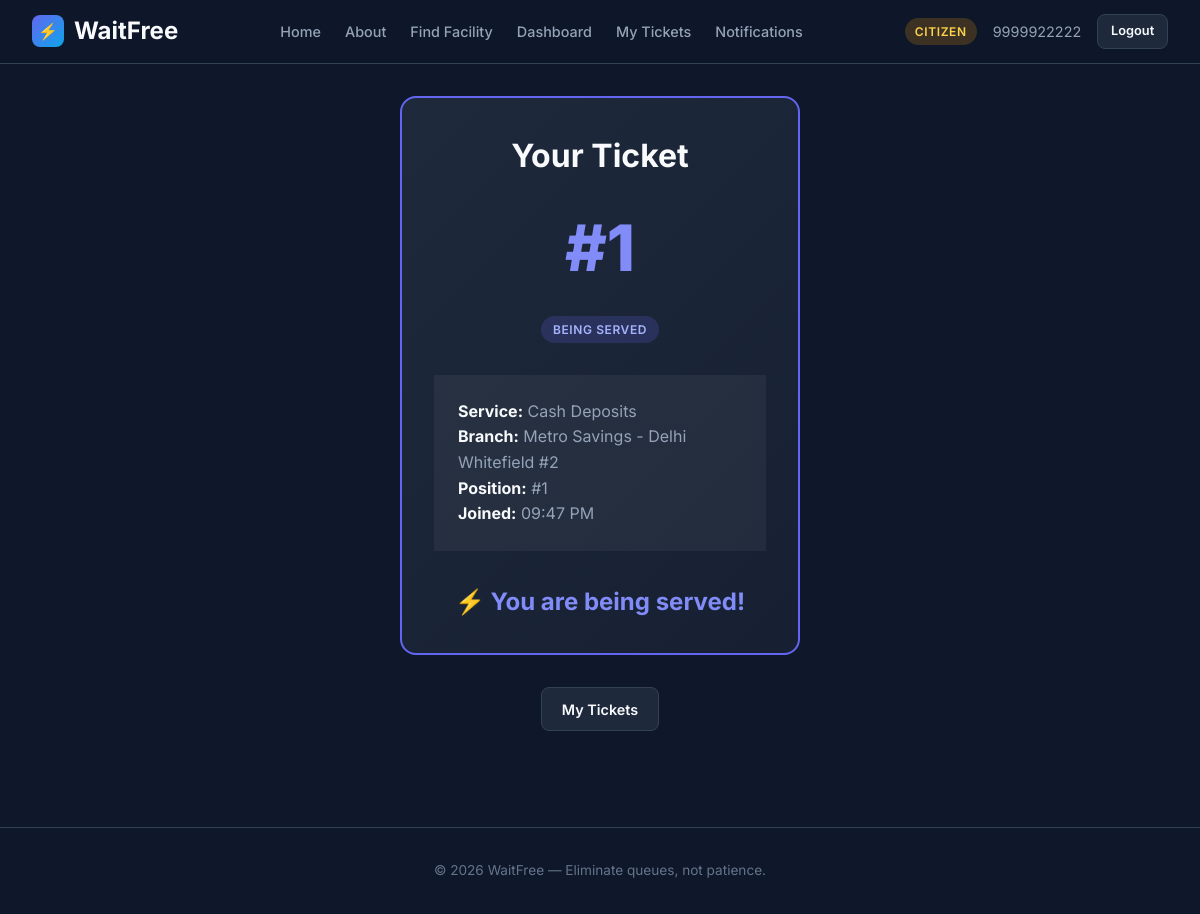
The app's page /queues/ticket/712/ (signed in) with its own data.
### accounts/models.py (models this page shows, shortened)
class User(AbstractUser):
    role = models.CharField(max_length=20, choices=ROLE_CHOICES, default=CITIZEN)
    mobile_number = models.CharField(max_length=15, blank=True, null=True, unique=True)
    organization = models.ForeignKey(
        'organizations.Organization',
        on_delete=models.SET_NULL,
        null=True,
        blank=True,
        related_name='users',
    )
    branch = models.ForeignKey(
        'facilities.Branch',
        on_delete=models.SET_NULL,
        null=True,
        blank=True,
        related_name='users',
    )
    class Meta:
        db_table = 'waitfree_user'

### queues/models.py (models this page shows, shortened)
class QueueTicket(models.Model):
    STATUS_CHOICES = [
        ('waiting', 'Waiting'),
        ('serving', 'Being Served'),
        ('served', 'Served'),
        ('no_show', 'No Show'),
    ]
    citizen = models.ForeignKey(
        settings.AUTH_USER_MODEL,
        on_delete=models.CASCADE,
        related_name='queue_tickets',
    )
    service = models.ForeignKey(
        'facilities.Service',
        on_delete=models.CASCADE,
        related_name='queue_tickets',
    )
    branch = models.ForeignKey(
        'facilities.Branch',
        on_delete=models.CASCADE,
        related_name='queue_tickets',
    )
    token_number = models.PositiveIntegerField()
    status = models.CharField(max_length=20, choices=STATUS_CHOICES, default='waiting')
    position = models.PositiveIntegerField(default=0)
    estimated_wait_time = models.IntegerField(
        default=0,
        help_text='Estimated wait time in minutes',
    )
    joined_at = models.DateTimeField(auto_now_add=True)
    called_at = models.DateTimeField(null=True, blank=True)
    served_at = models.DateTimeField(null=True, blank=True)
    no_show_at = models.DateTimeField(null=True, blank=True)
    class Meta:
        db_table = 'waitfree_queue_ticket'
        ordering = ['joined_at']
        indexes = [
            models.Index(fields=['service', 'status', 'joined_at']),
            models.Index(fields=['branch', 'status']),
            models.Index(fields=['citizen', 'status']),
        ]

### facilities/models.py (models this page shows, shortened)
class Service(models.Model):
    name = models.CharField(max_length=255)
    branch = models.ForeignKey(
        Branch,
        on_delete=models.CASCADE,
        related_name='services',
    )
    description = models.TextField(blank=True)
    avg_service_time = models.PositiveIntegerField(
        default=10,
        help_text='Average service time in minutes',
    )
    is_active = models.BooleanField(default=True)
    created_at = models.DateTimeField(auto_now_add=True)
    updated_at = models.DateTimeField(auto_now=True)
    class Meta:
        db_table = 'waitfree_service'
        ordering = ['name']
        unique_together = ['name', 'branch']

class Branch(models.Model):
    name = models.CharField(max_length=255)
    organization = models.ForeignKey(
        'organizations.Organization',
        on_delete=models.CASCADE,
        related_name='branches',
    )
    address = models.TextField(blank=True)
    city = models.CharField(max_length=100, blank=True)
    is_active = models.BooleanField(default=True)
    created_at = models.DateTimeField(auto_now_add=True)
    updated_at = models.DateTimeField(auto_now=True)
    class Meta:
        db_table = 'waitfree_branch'
        ordering = ['name']
        verbose_name_plural = 'branches'

### queues/views.py (the view)
# urls.py: path('ticket/<int:ticket_id>/', views.QueueTicketView.as_view(), name='ticket'),
class QueueTicketView(CitizenRequiredMixin, View):
    def get(self, request, ticket_id):
        ticket = get_object_or_404(QueueTicket, id=ticket_id, citizen=request.user)
        return render(request, 'citizen/ticket.html', {'ticket': ticket})

### core/mixins.py (called while the page is built)
    def test_func(self):
        if not self.request.user.is_authenticated:
            return False
        return self.request.user.role in self.allowed_roles

### templates/citizen/ticket.html (shortened to what this page needs)
{% extends 'base.html' %}
{% block content %}
<div class="container-sm">
    <div class="ticket-card text-center">
        <h1>Your Ticket</h1>
        <div style="font-size:4rem;font-weight:800;color:var(--primary-light);margin:1rem 0;">#{{ ticket.token_number }}</div>
        <div class="status-badge status-{{ ticket.status }}">{{ ticket.get_status_display }}</div>
        <div class="ticket-info" style="margin-top:2rem;text-align:left;background:rgba(255,255,255,0.05);padding:1.5rem;border-radius:var(--radius-md);">
            <p><strong>Service:</strong> {{ ticket.service.name }}</p>
            <p><strong>Branch:</strong> {{ ticket.branch.name }}</p>
            <p><strong>Position:</strong> #{{ ticket.position }}</p>
            <p><strong>Joined:</strong> {{ ticket.joined_at|date:"h:i A" }}</p>
        </div>
        {% if ticket.status == 'waiting' %}
        <div style="margin-top:2rem;font-size:1.5rem;font-weight:700;color:var(--accent);">
            {% if ticket.estimated_wait_time > 0 %}~{{ ticket.estimated_wait_time }} min wait{% elif ticket.estimated_wait_time == -1 %}Queue Paused{% else %}Almost your turn!{% endif %}
        </div>
        {% elif ticket.status == 'serving' %}
        <div style="margin-top:2rem;font-size:1.5rem;font-weight:700;color:var(--primary-light);">⚡ You are being served!</div>
        {% endif %}
    </div>
    <div class="text-center" style="margin-top:2rem;">
        <a href="{% url 'queues:my_tickets' %}" class="btn btn-secondary">My Tickets</a>
    </div>
</div>
{% endblock %}

### templates/includes/navbar.html
<nav class="navbar">
    <a href="{% url 'landing' %}" class="navbar-brand">
        <span class="logo">⚡</span>
        WaitFree
    </a>
    <ul class="navbar-links">
        <li><a href="{% url 'landing' %}">Home</a></li>
        <li><a href="{% url 'about' %}">About</a></li>
        <li><a href="{% url 'facilities:facility_search' %}">Find Facility</a></li>
        {% if user.is_authenticated %}
        <li><a href="{% url 'dashboard:router' %}">Dashboard</a></li>
        {% if user.role == 'citizen' %}
        <li><a href="{% url 'queues:my_tickets' %}">My Tickets</a></li>
        <li><a href="{% url 'notifications:citizen_notifications' %}">Notifications</a></li>
        {% endif %}
        {% endif %}
    </ul>
    <div class="navbar-user">
        {% if user.is_authenticated %}
        <span class="role-badge badge-{{ user.role }}">{{ user.get_role_display }}</span>
        <span style="color: var(--text-secondary); font-size: 0.9rem;">
            {% if user.role == 'citizen' %}
            {{ user.mobile_number }}
            {% else %}
            {{ user.username }}
            {% endif %}
        </span>
        <a href="{% url 'accounts:logout' %}" class="btn btn-secondary btn-sm">Logout</a>
        {% else %}
        <a href="{% url 'accounts:login' %}" class="btn btn-primary btn-sm">Login</a>
        <a href="{% url 'accounts:org_register' %}" class="btn btn-secondary btn-sm">Register Org</a>
        {% endif %}
    </div>
</nav>

### static/css/style.css (style rules this page uses)
:root { --primary: #6366f1; --primary-dark: #4f46e5; --primary-light: #818cf8; --secondary: #0ea5e9; --secondary-dark: #0284c7; --accent: #f59e0b; --success: #10b981; --danger: #ef4444; --warning: #f59e0b; --info: #06b6d4; --bg-dark: #0f172a; --bg-card: #1e293b; --bg-card-hover: #334155; --bg-surface: #162032; --text-primary: #f8fafc; --text-secondary: #94a3b8; --text-muted: #64748b; --border: #334155; --border-light: #475569; --shadow: rgba(0, 0, 0, 0.3); --radius: 12px; --radius-sm: 8px; --radius-lg: 16px; --transition: all 0.2s ease; --font: 'Inter', -apple-system, BlinkMacSystemFont, sans-serif; }
*, *::before, *::after { box-sizing: border-box; margin: 0; padding: 0; }
body { font-family: var(--font); background: var(--bg-dark); color: var(--text-primary); line-height: 1.6; min-height: 100vh; }
a { color: var(--primary-light); text-decoration: none; transition: var(--transition); }
.navbar { background: rgba(15, 23, 42, 0.95); backdrop-filter: blur(20px); border-bottom: 1px solid var(--border); padding: 0 2rem; position: sticky; top: 0; z-index: 1000; display: flex; align-items: center; justify-content: space-between; height: 64px; }
.navbar-brand { display: flex; align-items: center; gap: 10px; font-size: 1.5rem; font-weight: 700; color: var(--text-primary); }
.navbar-brand .logo { width: 32px; height: 32px; background: linear-gradient(135deg, var(--primary), var(--secondary)); border-radius: 8px; display: flex; align-items: center; justify-content: center; font-size: 1rem; }
.navbar-links { display: flex; align-items: center; gap: 1.5rem; list-style: none; }
.navbar-links a { color: var(--text-secondary); font-size: 0.9rem; font-weight: 500; padding: 0.5rem 0; border-bottom: 2px solid transparent; transition: var(--transition); }
.navbar-user { display: flex; align-items: center; gap: 1rem; }
.navbar-user .role-badge { font-size: 0.75rem; font-weight: 600; padding: 4px 10px; border-radius: 20px; text-transform: uppercase; letter-spacing: 0.05em; }
.badge-citizen { background: rgba(245, 158, 11, 0.2); color: #fcd34d; }
.container-sm { max-width: 600px; margin: 0 auto; padding: 2rem; }
.btn { display: inline-flex; align-items: center; justify-content: center; gap: 0.5rem; padding: 0.6rem 1.25rem; border: none; border-radius: var(--radius-sm); font-size: 0.9rem; font-weight: 600; cursor: pointer; transition: var(--transition); text-decoration: none; font-family: var(--font); }
.btn-secondary { background: var(--bg-card); color: var(--text-primary); border: 1px solid var(--border); }
.btn-sm { padding: 0.4rem 0.8rem; font-size: 0.8rem; }
.status-badge { display: inline-flex; align-items: center; gap: 0.35rem; padding: 0.25rem 0.75rem; border-radius: 20px; font-size: 0.75rem; font-weight: 600; text-transform: uppercase; letter-spacing: 0.05em; }
.status-serving { background: rgba(99, 102, 241, 0.2); color: #a5b4fc; }
.ticket-card { background: linear-gradient(135deg, var(--bg-card), var(--bg-surface)); border: 2px solid var(--primary); border-radius: var(--radius-lg); padding: 2rem; text-align: center; max-width: 400px; margin: 0 auto 2rem; }
.ticket-card .ticket-info { margin-top: 1rem; color: var(--text-secondary); }
.ticket-card .ticket-info strong { color: var(--text-primary); }
.text-center { text-align: center; }

### records on screen
User: role "CITIZEN", mobile_number "9999922222"
QueueTicket: token_number "1", status "BEING SERVED", service.name "Cash Deposits", branch.name "Metro Savings - Delhi Whitefield #2", position "1", joined_at "09:47 PM"
